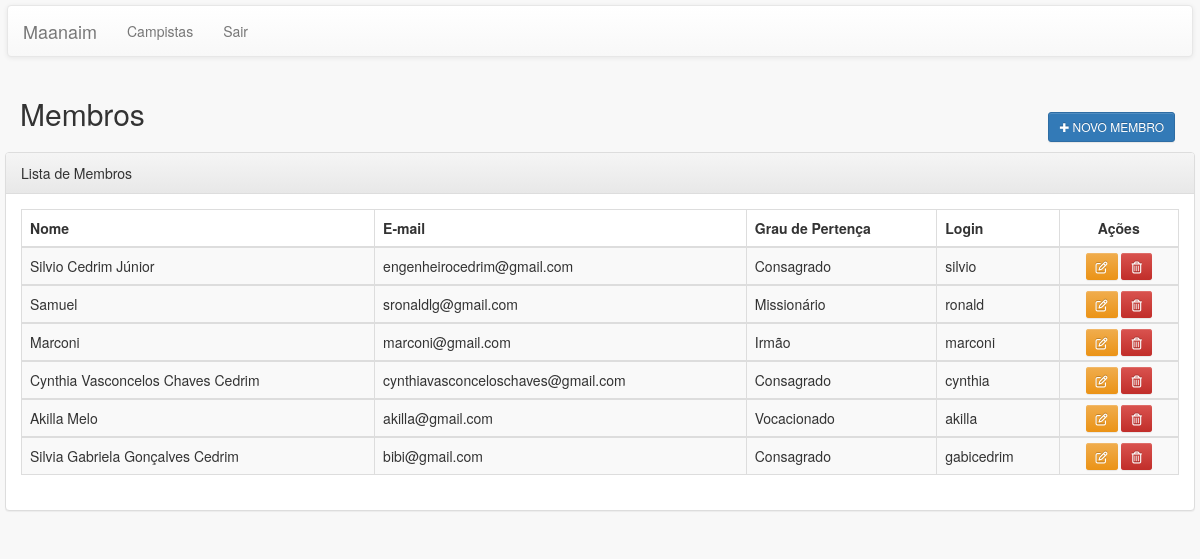
Page /maanaim_register/pages/membros/lista.php on the committed database.
### tables this page shows
CREATE TABLE `membro` (
  `id` int(11) NOT NULL,
  `nome` varchar(255) NOT NULL,
  `email` varchar(255) NOT NULL,
  `grau_pertenca` enum('Irmão','Vocacionado','Missionário','Consagrado','Outro') NOT NULL,
  `data_criacao` datetime NOT NULL,
  `senha` varchar(255) NOT NULL,
  `login` varchar(255) NOT NULL,
  `administrador` tinyint(1) NOT NULL DEFAULT '0'
);

### maanaim_register/resources/functions/DB_Functions.php (called while the page is built, shortened)
<?php
function buscarTodosOsRegistros($table = null)
{
    $found = null;
    try {
        $database = open_database();
        $sql = "SELECT * FROM " . $table;
        $result = $database->query($sql);
        if ($result->num_rows > 0) {
            $found = $result->fetch_all(MYSQLI_ASSOC);
        }
    } catch (Exception $e) {
        $_SESSION['message'] = $e->GetMessage();
        $_SESSION['type'] = 'danger';
    }
    return $found;
}

### maanaim_register/resources/functions/Functions.php (called while the page is built, shortened)
<?php
function formatarGrauDePertencia($grau_pertenca)
{
    $grau = null;
    switch ($grau_pertenca) {
        case 'Irmão':
            $grau = 'Irm&atilde;o';
            break;
        case 'Vocacionado':
            $grau = 'Vocacionado';
            break;
        case 'Missionário':
            $grau = 'Mission&aacute;rio';
            break;
        case 'Consagrado':
            $grau = 'Consagrado';
            break;
    }
    return $grau;
}
?>

### maanaim_register/pages/membros/lista.php (the view, shortened to what this page needs)
<?php
require_once ('../include/header.php');
require_once ('../menu/menu.php');
$dados = buscarTodosOsRegistros(MEMBRO);
?>
<!DOCTYPE html>
<html lang="pt-br">
    <body>
    	<div class="col-md-12">
       		<header>
        		<div class="row">
            		<div class="col-sm-6">
            			<h2>Membros</h2>
            		</div>
    				<div class="col-sm-6 text-right h2" align="right">
    					<a href="adicionar.php" class="btn btn-sm btn-primary">&#10010 Novo Membro</a>
    				</div>
        		</div>
        	</header>
        	<div class="row">
        		<div class="panel panel-default">
            		<div class="panel-heading">Lista de Membros</div>
            			<div class="panel-body">
                			<table class="table table-bordered table-striped">
                				<thead  class="blue-grey lighten-4">
                					<tr>
                						<th>Nome</th>
                						<th>E-mail</th>
                						<th>Grau de Perten&ccedil;a</th>
                						<th>Login</th>
                						<th class="ui-state-default text-center">A&ccedil;&otilde;es</th>
                					</tr>
                				</thead>
                				<?php foreach ($dados as $membro){
                				?>
                				<tbody>
                					<tr>
                						<td><?php echo $membro['nome']; ?></td>
                						<td><?php echo $membro['email']; ?></td>
                						<td><?php echo formatarGrauDePertencia($membro['grau_pertenca']); ?></td>
                						<td><?php echo $membro['login']; ?></td>
                						<td align="center">
                							<a title="Alterar" class="btn-sm btn-warning" href="editar.php?id=<?php echo $membro['id']?>"><i class="fa fa-pencil-square-o"></i></a>
                   							<a title="Excluir" id="btn-excluir" href="excluir.php?id=<?php echo $membro['id']?>" class="btn-sm btn-danger tooltipBtn"><i class="fa fa-trash-o"></i></a>
                   						</td>
                					</tr>
                				</tbody>
                				<?php }?>
                			</table>
            		</div>
        		</div>
    		</div>
    	</div>
    </body>
</html>

### rows in the picture
membro: nome "Silvio Cedrim Júnior", email "engenheirocedrim@gmail.com", grau_pertenca "Consagrado", login "silvio"
membro: nome "Samuel", email "sronaldlg@gmail.com", grau_pertenca "Missionário", login "ronald"
membro: nome "Marconi", email "marconi@gmail.com", grau_pertenca "Irmão", login "marconi"
membro: nome "Cynthia Vasconcelos Chaves Cedrim", email "cynthiavasconceloschaves@gmail.com", grau_pertenca "Consagrado", login "cynthia"
membro: nome "Akilla Melo", email "akilla@gmail.com", grau_pertenca "Vocacionado", login "akilla"
membro: nome "Silvia Gabriela Gonçalves Cedrim", email "bibi@gmail.com", grau_pertenca "Consagrado", login "gabicedrim"
